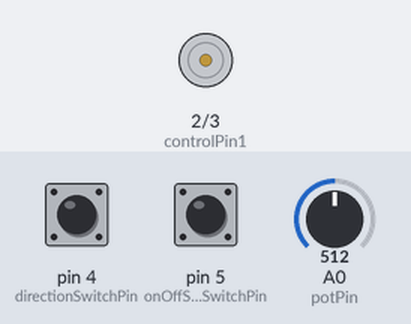
Recording of a program running on a simulated Arduino Uno, built with avr-gcc and run on an emulated ATmega328P. Parts: motor-driver pin pairs drawn as motors (green arrow = first pin HIGH = forward, orange = second pin HIGH = backward, longer = more drive, scaled by the enable pin). The test bench sets the inputs (shaded band); at power-on: pin 4 (directionSwitchPin) LOW, pin 5 (onOffSwitchStateSwitchPin) LOW, A0 (potPin) = 512.

Above: at 1.2 s.
1.3 s: pin 4 (directionSwitchPin) pulled HIGH for 0.15 s
2.9 s: pin 5 (onOffSwitchStateSwitchPin) pulled HIGH for 0.15 s
At 4.1 s:
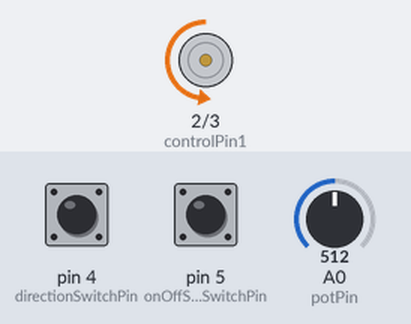
4.5 s: A0 (potPin) set to 716
At 5.3 s:
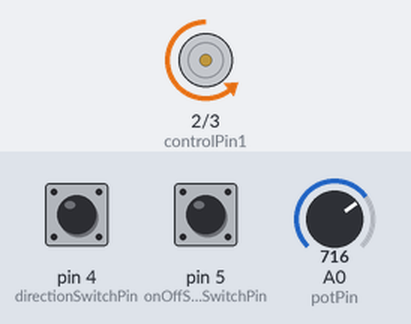
6.0 s: A0 (potPin) set to 900
At 6.4 s:
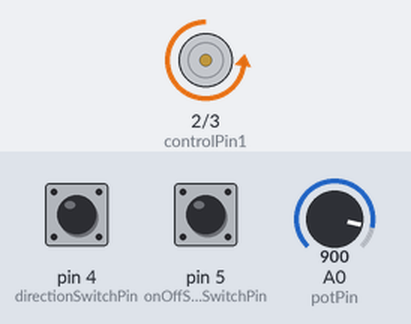
7.5 s: pin 4 (directionSwitchPin) pulled HIGH for 1 s
At 8.8 s:
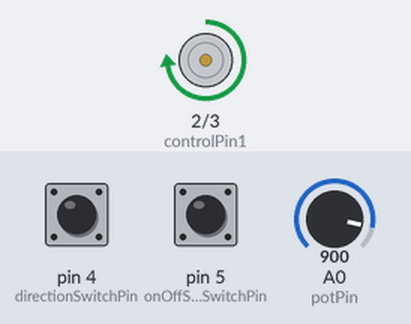
10.0 s: A0 (potPin) set to 511
At 10.7 s:
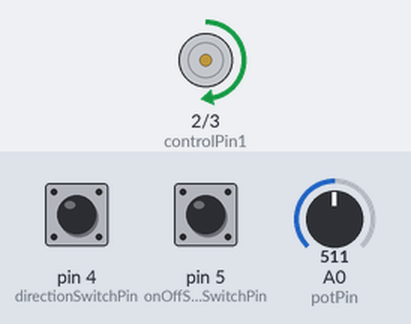
Timing chart, 0 to 12.5 s (numbered marks = the images above; inputs shaded):
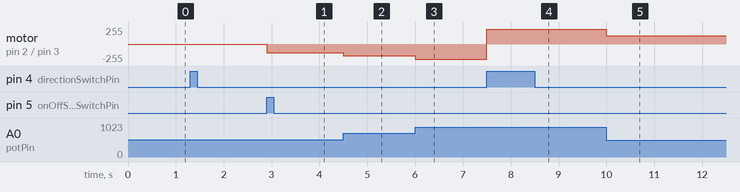

Measured:
- after the input at 2.9 s, motor on pin 2 (controlPin1) / pin 3 (controlPin2): stopped → backward 128/255 at once
- after the input at 4.5 s, motor on pin 2 (controlPin1) / pin 3 (controlPin2): backward 128/255 → backward 179/255 at once
- after the input at 6.0 s, motor on pin 2 (controlPin1) / pin 3 (controlPin2): backward 179/255 → backward 225/255 at once
- after the input at 7.5 s, motor on pin 2 (controlPin1) / pin 3 (controlPin2): backward 225/255 → forward 225/255 at once
- after the input at 10.0 s, motor on pin 2 (controlPin1) / pin 3 (controlPin2): forward 225/255 → forward 127/255 at once

The program:

main.cpp
```cpp
#include <Arduino.h>

// put function declarations here:
int myFunction(int, int);

const int controlPin1 = 2; //connected to pin 7 on the H-bridge
const int controlPin2 = 3; //connected to pin 2 on the H-bridge
const int enablePin = 9; // connected to pin 1 on the H-bridge
const int directionSwitchPin = 4; // connected to the switch for directoin
const int onOffSwitchStateSwitchPin = 5; // connected to the switch for motor on/off
const int potPin = A0; // connected to the potentiometer's output

// create some variables to hold values from inputs
int onOffSwitchState = 0; // current state of the on/off swtich
int previousOnOffSwitchState = 0; // previous state of the on/off switch
int directionSwitchState = 0; // current state of direction switch
int previousDirectionSwitchState = 0; // previous state of direction switch

int motorEnabled = 0; // controls on/off state of motor
int motorSpeed = 0; // controls speed of motor
int motorDirection = 1; // controls direction of motor

void setup() {
  pinMode(directionSwitchPin, INPUT);
  pinMode(onOffSwitchStateSwitchPin, INPUT);
  pinMode(controlPin1, OUTPUT);
  pinMode(controlPin2, OUTPUT);
  pinMode(enablePin, OUTPUT);
  digitalWrite(enablePin, LOW);

}

void loop() {
  // read the value of the on/off switch
  onOffSwitchState = digitalRead(onOffSwitchStateSwitchPin);
  delay(1);

  // read the value of the direction swtich
  directionSwitchState = digitalRead(directionSwitchPin);

  // set the speed of the motor based on the potentiometer
  motorSpeed = analogRead(potPin)/4;

  // if/then statement for pressing on/off button
  if(onOffSwitchState != previousOnOffSwitchState){
    if(onOffSwitchState == HIGH){
      motorEnabled = !motorEnabled;
    }
  }

  // if/then statement for pressing direction button
  if(directionSwitchState != previousDirectionSwitchState){
    if(directionSwitchState == HIGH) {
      motorDirection = !motorDirection;
    }
  }

  // code for outputting if/then statements into circuit using digitalWrite
  if(motorDirection == 1){
    digitalWrite(controlPin1, HIGH);
    digitalWrite(controlPin2, LOW);
  }
  else {
    digitalWrite(controlPin1, LOW);
    digitalWrite(controlPin2, HIGH);

  // code for outputting if/then statements into circuit using analogWrite
  }
  if(motorEnabled == 1){
    analogWrite(enablePin, motorSpeed);
  }
  else {
    analogWrite(enablePin, 0);
  }
  previousDirectionSwitchState = directionSwitchState;
  previousOnOffSwitchState = onOffSwitchState;

}

// put function definitions here:
int myFunction(int x, int y) {
  return x + y;
}
```
